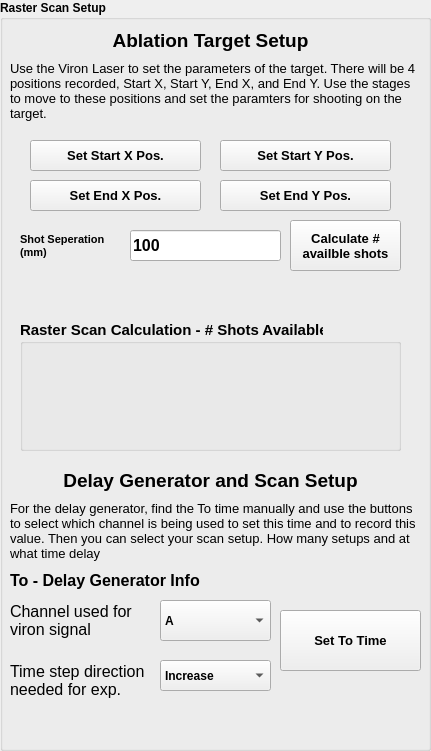
     <widget class="QGroupBox" name="groupBox_2">
      <property name="geometry">
       <rect>
        <x>480</x>
        <y>10</y>
        <width>431</width>
        <height>751</height>
       </rect>
      </property>
      <property name="font">
       <font>
        <weight>75</weight>
        <bold>true</bold>
       </font>
      </property>
      <property name="title">
       <string>Raster Scan Setup </string>
      </property>
      <widget class="QLabel" name="label_39">
       <property name="geometry">
        <rect>
         <x>10</x>
         <y>60</y>
         <width>411</width>
         <height>61</height>
        </rect>
       </property>
       <property name="font">
        <font>
         <pointsize>10</pointsize>
         <weight>50</weight>
         <bold>false</bold>
        </font>
       </property>
       <property name="text">
        <string>Use the Viron Laser to set the parameters of the target. There will be 4 positions recorded, Start X, Start Y, End X, and End Y. Use the stages to move to these positions and set the paramters for shooting on the target.</string>
       </property>
       <property name="wordWrap">
        <bool>true</bool>
       </property>
      </widget>
      <widget class="QLineEdit" name="shot_sep_ip">
       <property name="geometry">
        <rect>
         <x>130</x>
         <y>230</y>
         <width>151</width>
         <height>31</height>
        </rect>
       </property>
       <property name="font">
        <font>
         <pointsize>12</pointsize>
         <weight>75</weight>
         <bold>true</bold>
        </font>
       </property>
       <property name="text">
        <string>100</string>
       </property>
      </widget>
      <widget class="QLabel" name="label_56">
       <property name="geometry">
        <rect>
         <x>20</x>
         <y>220</y>
         <width>101</width>
         <height>51</height>
        </rect>
       </property>
       <property name="font">
        <font>
         <pointsize>8</pointsize>
         <weight>75</weight>
         <bold>true</bold>
        </font>
       </property>
       <property name="text">
        <string>Shot Seperation (mm)</string>
       </property>
       <property name="wordWrap">
        <bool>true</bool>
       </property>
      </widget>
      <widget class="QGroupBox" name="groupBox_20">
       <property name="geometry">
        <rect>
         <x>20</x>
         <y>320</y>
         <width>381</width>
         <height>131</height>
        </rect>
       </property>
       <property name="font">
        <font>
         <pointsize>11</pointsize>
         <weight>75</weight>
         <bold>true</bold>
        </font>
       </property>
       <property name="title">
        <string>Raster Scan Calculation - # Shots Available</string>
       </property>
       <widget class="QLabel" name="raster_calc_disp">
        <property name="geometry">
         <rect>
          <x>10</x>
          <y>30</y>
          <width>351</width>
          <height>81</height>
         </rect>
        </property>
        <property name="font">
         <font>
          <pointsize>11</pointsize>
          <weight>50</weight>
          <bold>false</bold>
         </font>
        </property>
        <property name="text">
         <string/>
        </property>
        <property name="wordWrap">
         <bool>true</bool>
        </property>
       </widget>
      </widget>
      <widget class="QLabel" name="label_65">
       <property name="geometry">
        <rect>
         <x>10</x>
         <y>30</y>
         <width>401</width>
         <height>21</height>
        </rect>
       </property>
       <property name="font">
        <font>
         <pointsize>14</pointsize>
         <weight>75</weight>
         <bold>true</bold>
        </font>
       </property>
       <property name="autoFillBackground">
        <bool>false</bool>
       </property>
       <property name="text">
        <string>Ablation Target Setup</string>
       </property>
       <property name="textFormat">
        <enum>Qt::AutoText</enum>
       </property>
       <property name="scaledContents">
        <bool>false</bool>
       </property>
       <property name="alignment">
        <set>Qt::AlignCenter</set>
       </property>
       <property name="textInteractionFlags">
        <set>Qt::LinksAccessibleByMouse</set>
       </property>
      </widget>
      <widget class="QLabel" name="label_66">
       <property name="geometry">
        <rect>
         <x>10</x>
         <y>470</y>
         <width>401</width>
         <height>21</height>
        </rect>
       </property>
       <property name="font">
        <font>
         <pointsize>14</pointsize>
         <weight>75</weight>
         <bold>true</bold>
        </font>
       </property>
       <property name="autoFillBackground">
        <bool>false</bool>
       </property>
       <property name="text">
        <string>Delay Generator and Scan Setup</string>
       </property>
       <property name="textFormat">
        <enum>Qt::AutoText</enum>
       </property>
       <property name="scaledContents">
        <bool>false</bool>
       </property>
       <property name="alignment">
        <set>Qt::AlignCenter</set>
       </property>
       <property name="textInteractionFlags">
        <set>Qt::LinksAccessibleByMouse</set>
       </property>
      </widget>
      <widget class="QLabel" name="label_45">
       <property name="geometry">
        <rect>
         <x>10</x>
         <y>490</y>
         <width>411</width>
         <height>81</height>
        </rect>
       </property>
       <property name="font">
        <font>
         <pointsize>10</pointsize>
         <weight>50</weight>
         <bold>false</bold>
        </font>
       </property>
       <property name="text">
        <string>For the delay generator, find the To time manually and use the buttons to select which channel is being used to set this time and to record this value. Then you can select your scan setup. How many setups and at what time delay </string>
       </property>
       <property name="wordWrap">
        <bool>true</bool>
       </property>
      </widget>
      <widget class="QPushButton" name="set_y_start_bt">
       <property name="enabled">
        <bool>true</bool>
       </property>
       <property name="geometry">
        <rect>
         <x>220</x>
         <y>140</y>
         <width>171</width>
         <height>31</height>
        </rect>
       </property>
       <property name="font">
        <font>
         <pointsize>10</pointsize>
         <weight>75</weight>
         <bold>true</bold>
        </font>
       </property>
       <property name="text">
        <string>Set Start Y Pos.</string>
       </property>
      </widget>
      <widget class="QPushButton" name="set_y_stop_bt">
       <property name="enabled">
        <bool>true</bool>
       </property>
       <property name="geometry">
        <rect>
         <x>220</x>
         <y>180</y>
         <width>171</width>
         <height>31</height>
        </rect>
       </property>
       <property name="font">
        <font>
         <pointsize>10</pointsize>
         <weight>75</weight>
         <bold>true</bold>
        </font>
       </property>
       <property name="text">
        <string>Set End Y Pos.</string>
       </property>
      </widget>
      <widget class="QLabel" name="label_68">
       <property name="geometry">
        <rect>
         <x>10</x>
         <y>570</y>
         <width>401</width>
         <height>21</height>
        </rect>
       </property>
       <property name="font">
        <font>
         <pointsize>12</pointsize>
         <weight>75</weight>
         <bold>true</bold>
        </font>
       </property>
       <property name="autoFillBackground">
        <bool>false</bool>
       </property>
       <property name="text">
        <string>To - Delay Generator Info</string>
       </property>
       <property name="textFormat">
        <enum>Qt::AutoText</enum>
       </property>
       <property name="scaledContents">
        <bool>false</bool>
       </property>
       <property name="alignment">
        <set>Qt::AlignLeading|Qt::AlignLeft|Qt::AlignVCenter</set>
       </property>
       <property name="textInteractionFlags">
        <set>Qt::LinksAccessibleByMouse</set>
       </property>
      </widget>
      <widget class="QComboBox" name="delay_select_to_sig">
       <property name="geometry">
        <rect>
         <x>160</x>
         <y>600</y>
         <width>111</width>
         <height>41</height>
        </rect>
       </property>
       <property name="sizePolicy">
        <sizepolicy hsizetype="Preferred" vsizetype="Maximum">
         <horstretch>0</horstretch>
         <verstretch>0</verstretch>
        </sizepolicy>
       </property>
       <item>
        <property name="text">
         <string>A</string>
        </property>
       </item>
       <item>
        <property name="text">
         <string>B</string>
        </property>
       </item>
       <item>
        <property name="text">
         <string>C</string>
        </property>
       </item>
       <item>
        <property name="text">
         <string>D</string>
        </property>
       </item>
       <item>
        <property name="text">
         <string>E</string>
        </property>
       </item>
       <item>
        <property name="text">
         <string>F</string>
        </property>
       </item>
       <item>
        <property name="text">
         <string>G</string>
        </property>
       </item>
       <item>
        <property name="text">
         <string>H</string>
        </property>
       </item>
      </widget>
      <widget class="QLabel" name="label_48">
       <property name="geometry">
        <rect>
         <x>10</x>
         <y>600</y>
         <width>151</width>
         <height>41</height>
        </rect>
       </property>
       <property name="font">
        <font>
         <pointsize>12</pointsize>
         <weight>50</weight>
         <bold>false</bold>
        </font>
       </property>
       <property name="text">
        <string>Channel used for viron signal</string>
       </property>
       <property name="wordWrap">
        <bool>true</bool>
       </property>
      </widget>
      <widget class="QPushButton" name="set_to_time">
       <property name="enabled">
        <bool>true</bool>
       </property>
       <property name="geometry">
        <rect>
         <x>280</x>
         <y>610</y>
         <width>141</width>
         <height>61</height>
        </rect>
       </property>
       <property name="font">
        <font>
         <pointsize>10</pointsize>
         <weight>75</weight>
         <bold>true</bold>
        </font>
       </property>
       <property name="text">
        <string>Set To Time</string>
       </property>
      </widget>
      <widget class="QComboBox" name="exp_select_step_dir">
       <property name="geometry">
        <rect>
         <x>160</x>
         <y>660</y>
         <width>111</width>
         <height>31</height>
        </rect>
       </property>
       <property name="sizePolicy">
        <sizepolicy hsizetype="Preferred" vsizetype="Maximum">
         <horstretch>0</horstretch>
         <verstretch>0</verstretch>
        </sizepolicy>
       </property>
       <item>
        <property name="text">
         <string>Increase</string>
        </property>
       </item>
       <item>
        <property name="text">
         <string>Decrease</string>
        </property>
       </item>
      </widget>
      <widget class="QLabel" name="label_49">
       <property name="geometry">
        <rect>
         <x>10</x>
         <y>660</y>
         <width>151</width>
         <height>41</height>
        </rect>
       </property>
       <property name="font">
        <font>
         <pointsize>12</pointsize>
         <weight>50</weight>
         <bold>false</bold>
        </font>
       </property>
       <property name="text">
        <string>Time step direction needed for exp. </string>
       </property>
       <property name="wordWrap">
        <bool>true</bool>
       </property>
      </widget>
      <widget class="QPushButton" name="avail_shot_bt">
       <property name="enabled">
        <bool>true</bool>
       </property>
       <property name="geometry">
        <rect>
         <x>290</x>
         <y>220</y>
         <width>111</width>
         <height>51</height>
        </rect>
       </property>
       <property name="font">
        <font>
         <pointsize>10</pointsize>
         <weight>75</weight>
         <bold>true</bold>
        </font>
       </property>
       <property name="text">
        <string>Calculate # 
availble shots</string>
       </property>
      </widget>
      <widget class="QPushButton" name="set_x_start_bt">
       <property name="enabled">
        <bool>true</bool>
       </property>
       <property name="geometry">
        <rect>
         <x>30</x>
         <y>140</y>
         <width>171</width>
         <height>31</height>
        </rect>
       </property>
       <property name="font">
        <font>
         <pointsize>10</pointsize>
         <weight>75</weight>
         <bold>true</bold>
        </font>
       </property>
       <property name="text">
        <string>Set Start X Pos.</string>
       </property>
      </widget>
      <widget class="QPushButton" name="set_x_stop_bt">
       <property name="enabled">
        <bool>true</bool>
       </property>
       <property name="geometry">
        <rect>
         <x>30</x>
         <y>180</y>
         <width>171</width>
         <height>31</height>
        </rect>
       </property>
       <property name="font">
        <font>
         <pointsize>10</pointsize>
         <weight>75</weight>
         <bold>true</bold>
        </font>
       </property>
       <property name="text">
        <string>Set End X Pos.</string>
       </property>
      </widget>
     </widget>
